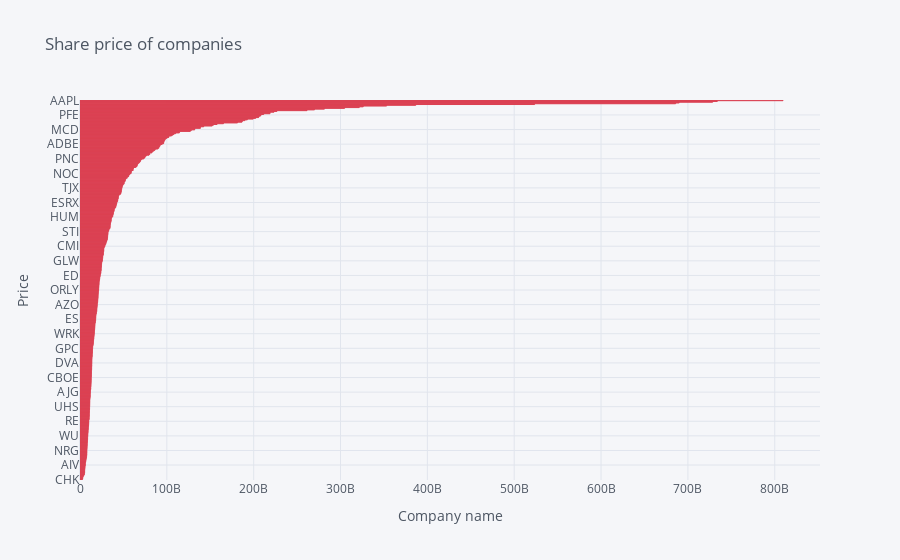

Notebook code cell kept with this figure:
### Code cell
sy_mkt.iplot(x='Symbol',y='Market Cap',kind='barh',size=5,
          xTitle='Company name',
          yTitle='Price',
          title='Share price of companies',color='red')

### Figure 1 — Plotly figure (JSON) as saved in the notebook; plotly's stock layout.template omitted (floating-point values rounded to 4 significant figures; data arrays with more than 128 entries replaced by an {"elided": "..."} marker saying what was removed)
{"data": [{"marker": {"color": "rgba(219, 64, 82, 0.6)", "line": {"color": "rgba(219, 64, 82, 1.0)", "width": 1}}, "name": "Market Cap", "orientation": "h", "text": "", "type": "bar", "x": {"elided": "495 int values"}, "y": {"elided": "495 str values"}}], "layout": {"legend": {"bgcolor": "#F5F6F9", "font": {"color": "#4D5663"}}, "paper_bgcolor": "#F5F6F9", "plot_bgcolor": "#F5F6F9", "title": {"font": {"color": "#4D5663"}, "text": "Share price of companies"}, "xaxis": {"gridcolor": "#E1E5ED", "showgrid": true, "tickfont": {"color": "#4D5663"}, "title": {"font": {"color": "#4D5663"}, "text": "Company name"}, "zerolinecolor": "#E1E5ED"}, "yaxis": {"gridcolor": "#E1E5ED", "showgrid": true, "tickfont": {"color": "#4D5663"}, "title": {"font": {"color": "#4D5663"}, "text": "Price"}, "zerolinecolor": "#E1E5ED"}}}
